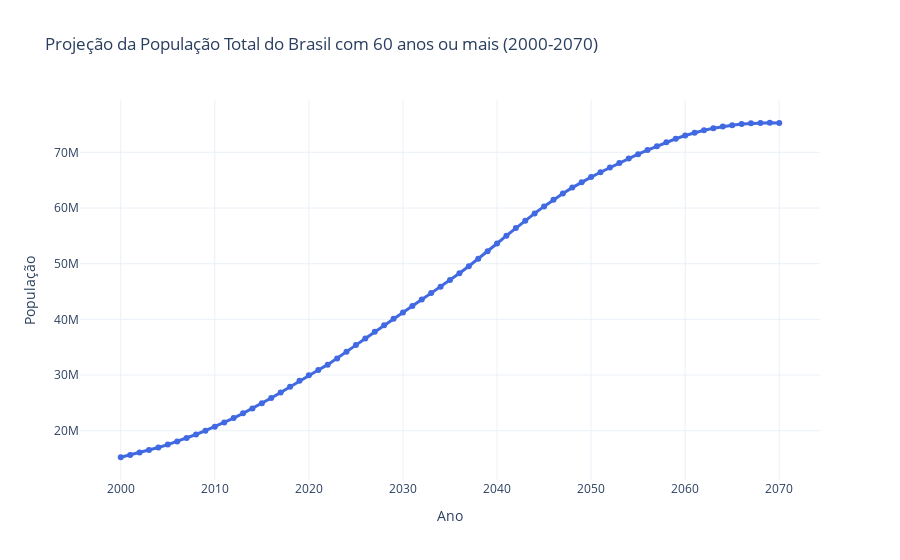

Notebook source saved alongside this figure:
### Code cell
fig_br_evolution_60y = go.Figure()

fig_br_evolution_60y.add_trace(go.Scatter(
    x=total_60y_population.index,
    y=total_60y_population.values,
    mode="lines+markers",
    name="População Total",
    line=dict(color="royalblue", width=3)
))

fig_br_evolution_60y.update_layout(
    title="Projeção da População Total do Brasil com 60 anos ou mais (2000-2070)",
    xaxis_title="Ano",
    yaxis_title="População",
    template="plotly_white"
)

fig_br_evolution_60y.show()
